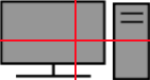
#> input picture NetworkDiagrammer/XML/Images/Workstation.png, 150 x 80 px
$ python SingleXMLParser.py
#> lines starting #> are read from the running program, lines starting #| are printed output that depends on the picture; after the words box and inside, x2 and y2 are one past the last pixel; in counts of white or black regions, pixels touching at a corner belong together
import xml.etree.ElementTree as ET
import pandas as pd
import math
import re
from PIL import Image, ImageDraw, ImageFilter

#-----------------------------------------------------------
# Variables
raw_Ip_List = []
ScannedIPList = []
numOfScannedIps = 0
commandIP = ""
#-----------------------------------------------------------

#This function is responsible for copying the xml informatin to a data frame
def host_intr_docs(xml_doc):
	#Get all atributes in the xml file
	attr = xml_doc.attrib

	#for eac of the xml elements within the address field
	for xml in xml_doc.iter('address'):

		#Copy the element to the datafram
		doc_dict = attr.copy()

		#update the dataframe
		doc_dict.update(xml.attrib)

		#set the dataframe data to the text of the xml attribute
		doc_dict['data'] = xml.text

		yield doc_dict

def port_intr_docs(xml_doc):

	attr = xml_doc.attrib

	for xml in xml_doc.iter('port'):

		#Copy the element to the datafram
		doc_dict = attr.copy()

		#update the dataframe
		doc_dict.update(xml.attrib)

		#set the dataframe data to the text of the xml attribute
		doc_dict['data'] = xml.text

		yield doc_dict

def collectIpInfo(xml_doc):

	attr = xml_doc.attrib

	for xml in xml_doc.iter('nmaprun'):
		# Copy the element to the datafram

		# Copy the element to the datafram
		doc_dict = attr.copy()

		# update the dataframe
		doc_dict.update(xml.attrib)

		# set the dataframe data to the text of the xml attribute
		doc_dict['data'] = xml.text

		yield doc_dict


#This function takes in a list with duplicates, removes the duplicates, and sets the results to a new list
def clearDuplicates(dupList, newList):
	newList = [*set(dupList), 1]


#This parses the xml file into a variable
etree = ET.parse("Full_Scan_XML.xml")
#> (reads NetworkDiagrammer/XML/Full_Scan_XML.xml from the repository)
#This sets a dataframe content from the function above.
Host_df = pd.DataFrame(list(host_intr_docs(etree.getroot())))

Port_df = pd.DataFrame(list(port_intr_docs(etree.getroot())))

nmaprun_df = pd.DataFrame(list(collectIpInfo(etree.getroot())))

#This loop can get the contents of a column. In this case a target
for item in Host_df['addr']:
	#print(item)
	raw_Ip_List.append(item)

ScannedIPList = [*set(raw_Ip_List)]
ScannedIPList.sort()

for item in nmaprun_df['args']:
	#print(item)
	commandIP = item

def getIpFromString(string):
    # split by space and converting
    # string to list and
    lis = list(string.split(" "))

    # length of list
    length = len(lis)

    # returning last element in list
    return lis[length-1]

commandIP = "IP Scanned: " + getIpFromString(commandIP)


# [4 lines of commented-out code are left out]

print('--------------------------------------------------------------------------')
print('Scanned IP List:', ScannedIPList)

numOfScannedIps = len(ScannedIPList)

print('Number of Ips: ', numOfScannedIps)
print('--------------------------------------------------------------------------')

#--------------START of Image Creator-----------------------------------------------

#Variables
PaddingSizeX = 40
PaddingSizeY = 30
ipTextPadding = 10

# (TODO) - Find the function to get these values from the image directly for modularity sake
#Images
workstationIcon = Image.open('Images/Workstation.png')
#> workstationIcon is the input picture: PIL image 150x80 RGBA; mean R, G, B, A 108.7, 99.1, 99.9, 210.6

#iconWidth = 150, iconHeight = 80
iconWidth, iconHeight = workstationIcon.size
#> iconWidth = 150; iconHeight = 80

numWksPerRow = 3

BaseImageSizeX = (150 * numWksPerRow) + (PaddingSizeX * (numWksPerRow + 1))

totalRows = math.ceil(numOfScannedIps / numWksPerRow)

BaseImageSizeY = (80 * totalRows) + (PaddingSizeY * (totalRows + 2))
Image_Filename = "TestImage1.png"


#Create the base image
Canvas = Image.new('RGB', (BaseImageSizeX, BaseImageSizeY), color = 'white')
#> Canvas: PIL image 610x500 RGB; every value is 255
Canvas.save(Image_Filename)

#Create Bounding Box
boundingWidth = BaseImageSizeX - (PaddingSizeX / 2)
boundingHeight = BaseImageSizeY - (PaddingSizeX / 2)

boundingBox = ImageDraw.Draw(Canvas)
boundingBox.rectangle(((PaddingSizeX / 2), (PaddingSizeY / 2), boundingWidth, boundingHeight), fill=(255,255,255), outline ="black", width=3)


count = 0
inRowCount = 0
numCurrentRows = 1
numCurrentPad = 2
startX = 0 + PaddingSizeX
startY = 0 + PaddingSizeY

print('Start Y = ', startY)

#IP Range Being Scanned
ipRangeTxtBox = ImageDraw.Draw(Canvas)
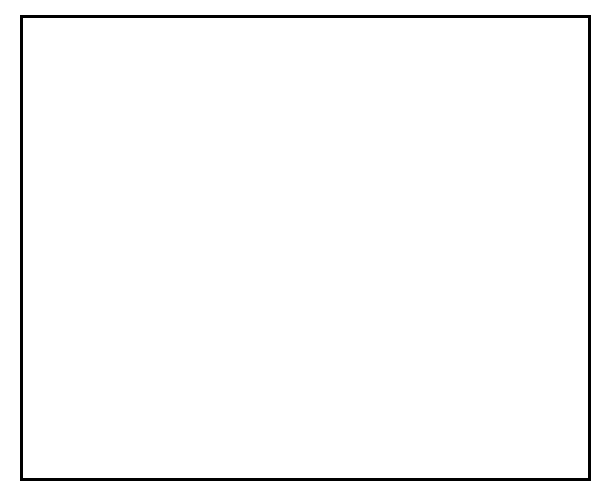
#> Canvas: PIL image 610x500 RGB; 98% white; 1 black region, box (x1, y1, x2, y2) and area: (20, 15, 591, 481) 6186
ipRangetxtSize = ipRangeTxtBox.textlength(commandIP)
#> ipRangetxtSize = 114

ipRangemidX = (((BaseImageSizeX - ipRangetxtSize) / 2))
#> ipRangemidX = 248
ipRangemidY = (PaddingSizeY / 2)

ipRangeTxtBox.text(((ipRangemidX), (ipRangemidY)), commandIP, fill=(0,0,0), align = "center")


while count < numOfScannedIps:


	#This if statment checks to see how many icons have been placed in a row then starts a new row
	if inRowCount >= numWksPerRow:
		startX = PaddingSizeX
		startY = (iconHeight * numCurrentRows) + (PaddingSizeY * numCurrentPad)
		inRowCount = 0
		numCurrentRows = numCurrentRows + 1
		numCurrentPad = numCurrentPad + 1
		print('###########################')
		print('CREATING NEW ROW')
		print('New Y = ', startY)
		print('###########################')

	# Add the IP address of the workstation to the bottom of the image
	wksTextBox = ImageDraw.Draw(Canvas)

	#The text is positioned from the left side of the string. you have to get the full size of the string component and incorperate it into the calculation.
	txtSize = wksTextBox.textlength(ScannedIPList[count])

	#Setting the midpoints for the text
	midX = (((iconWidth - txtSize) / 2) + startX)
	midY = (startY + iconHeight + ipTextPadding)

	# (TODO) - Potentially add the correct icon of the system to the image, this would just be an if statement comparing the list

	# This pastes the workstaton image on the white canvas.
	Canvas.paste(workstationIcon, (startX, startY), workstationIcon)

	wksTextBox.text(((midX), (midY)), ScannedIPList[count], fill=(0,0,0), align = "center")
	print('---------------------------')
	print('Number: ' + str(count + 1) + ' | Placing Text: ' + ScannedIPList[count] + ' | at position: ' + str(midX) + ' ' + str(midY))
	print('---------------------------')

	#Increasing the x position of the icon
	startX = startX + 150 + PaddingSizeX
	inRowCount = inRowCount + 1
	print('Workstation Pos : ', startX, startY)

	count = count + 1
#> this loop made 12 passes
#> (txtSize, midX) on passes 1 to 12: (36, 97), (42, 284), (42, 474), (42, 94), (42, 284), (42, 474), (48, 91), (42, 284), (42, 474), (42, 94), (42, 284), (42, 474)
#| Number: 1 | Placing Text: 10.0.5.2 | at position: 97.0 120
#| Number: 2 | Placing Text: 10.0.5.21 | at position: 284.0 120
#| Number: 3 | Placing Text: 10.0.5.22 | at position: 474.0 120
#| Number: 4 | Placing Text: 10.0.5.23 | at position: 94.0 230
#| Number: 5 | Placing Text: 10.0.5.24 | at position: 284.0 230
#| Number: 6 | Placing Text: 10.0.5.25 | at position: 474.0 230
#| Number: 7 | Placing Text: 10.0.5.250 | at position: 91.0 340
#| Number: 8 | Placing Text: 10.0.5.26 | at position: 284.0 340
#> (further printed lines are left out)
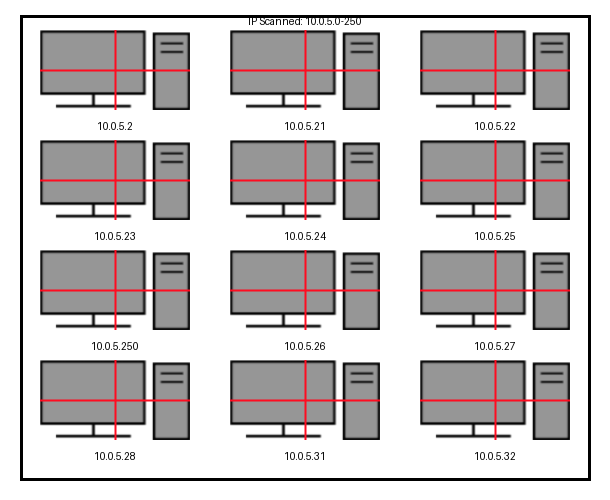
#> Canvas: PIL image 610x500 RGB; mean R, G, B 200.5, 196.1, 196.5
#> after the loop, count = 12; inRowCount = 3; numCurrentPad = 5; numCurrentRows = 4; startX = 610; startY = 360

#save the file
Canvas.save(Image_Filename)
